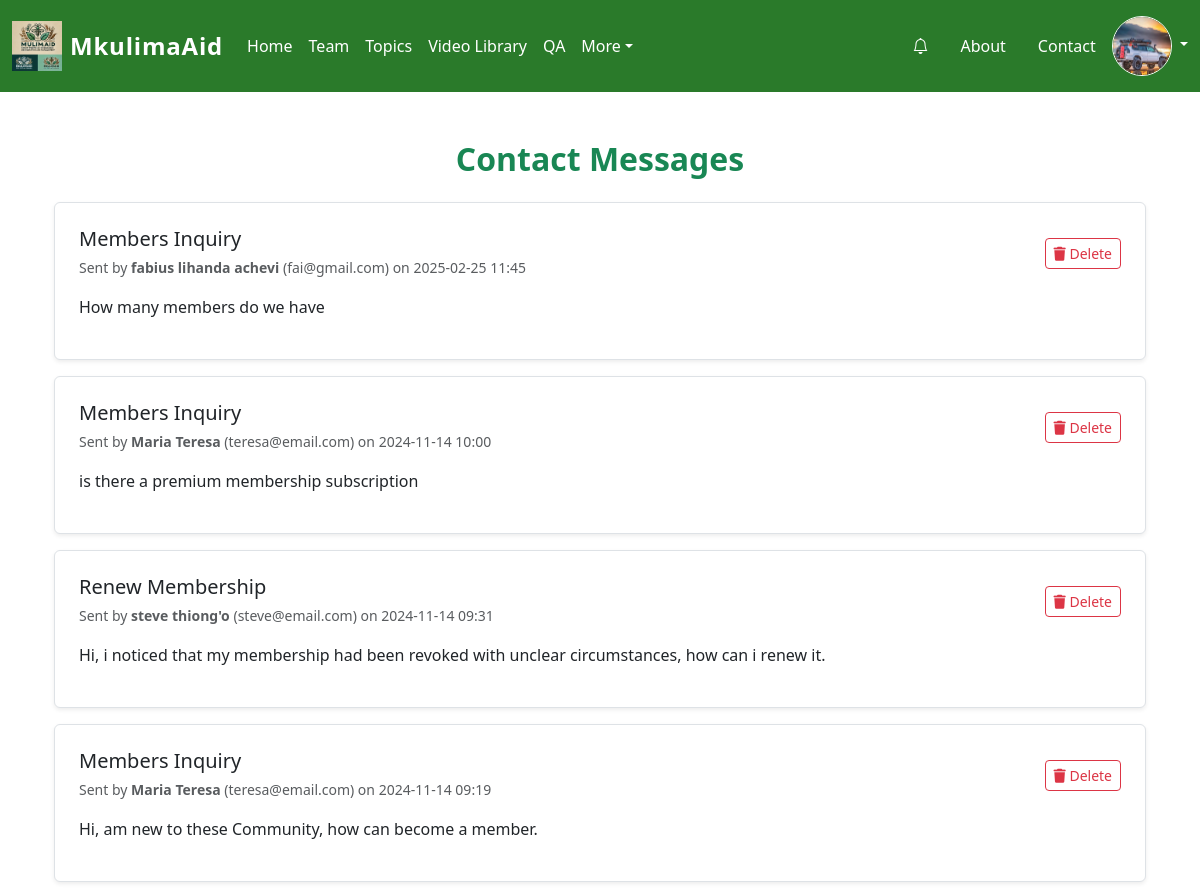
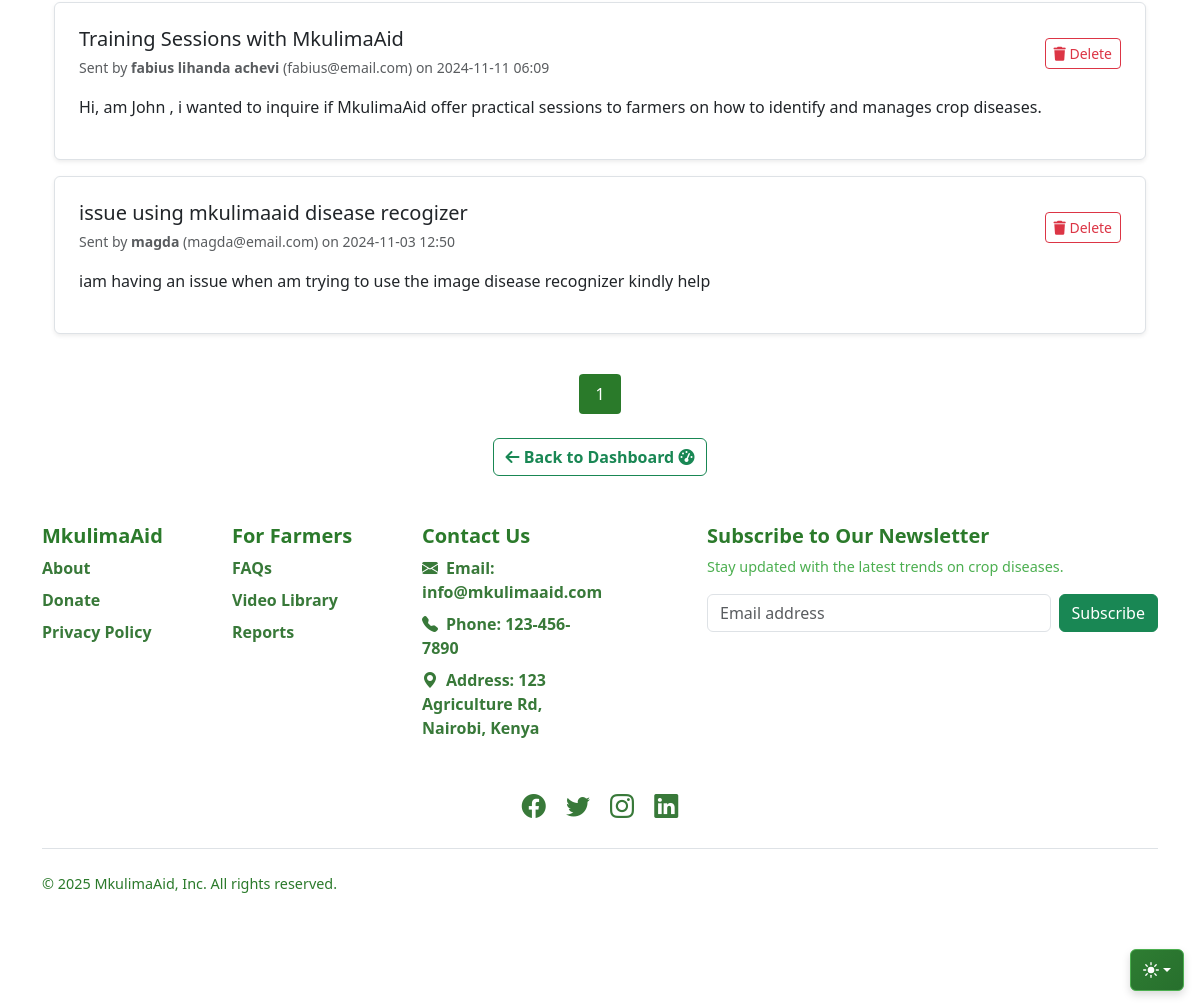
Page /dashboard/messages (signed in) on the committed database (2 pictures, top to bottom).
### mkulimaaid/models.py (models this page shows, shortened)
class Settings(db.Model):
    id = db.Column(db.Integer, primary_key=True)
    site_title = db.Column(db.String(100), nullable=False, default="MkulimaAid")
    site_logo = db.Column(db.String(100), nullable=True)  # Store logo file path
    contact_email = db.Column(db.String(100), nullable=False, default="info@mkulimaaid.com")
    contact_phone = db.Column(db.String(20), nullable=False, default="123-456-7890")
    address = db.Column(db.Text, nullable=True, default="123 Main St, City, Country")
    maintenance_mode = db.Column(db.Boolean, default=False)

class User(UserMixin, db.Model):  # Use db.Model for SQLAlchemy models
    __tablename__ = 'users'
    id = db.Column(db.Integer, primary_key=True)
    fullname = db.Column(db.String(100), nullable=False)
    username = db.Column(db.String(50), nullable=False, unique=True)
    email = db.Column(db.String(120), nullable=False, unique=True)
    phone = db.Column(db.String(20), nullable=False)
    password = db.Column(db.String(60), nullable=False)
    is_admin = db.Column(db.Boolean, default=False)
    avatar = db.Column(db.String(100), nullable=True)
    date_joined = db.Column(db.DateTime, default=datetime.utcnow)
    farmers = db.relationship('Farmer', backref='user', lazy=True)
    contact_messages = db.relationship('ContactMessage', backref='user', lazy=True)

class ContactMessage(db.Model):
    id = db.Column(db.Integer, primary_key=True)
    name = db.Column(db.String(100), nullable=False)
    email = db.Column(db.String(120), nullable=False)
    subject = db.Column(db.String(150), nullable=False)
    message = db.Column(db.Text, nullable=False)
    date_sent = db.Column(db.DateTime, default=datetime.utcnow)
    seen = db.Column(db.Boolean, default=False)
    user_id = db.Column(db.Integer, db.ForeignKey('users.id'), nullable=False)  # Foreign key to User

### mkulimaaid/routes.py (the view)
@main.route('/dashboard/messages', methods=['GET'])
@login_required
@admin_required
def view_messages():
    page = request.args.get('page', 1, type=int)
    messages = ContactMessage.query.order_by(ContactMessage.date_sent.desc()).paginate(page=page, per_page=10)
    form = DeleteForm()
    farmers_form = FarmersForm()
    notification_form = NotificationForm()
    for message in messages.items:  # Ensure you're iterating over messages.items
        if not message.seen:
            message.seen = True
    db.session.commit()  # Save changes to the database
    unread_count = 0
    return render_template(
        'messages.html',
        messages=messages,
        form=form,
        unread_count=unread_count,
        farmers_form=farmers_form,
        notification_form=notification_form,
    )

### mkulimaaid/templates/messages.html (shortened to what this page needs)
{% extends 'base.html' %}
{% block content %}
<div class="container mt-5">
    <h2 class="text-center mb-4 text-success fw-bold">Contact Messages</h2>
    {% if messages.items %}
        <div class="list-group">
            {% for message in messages.items %}
                <div class="list-group-item list-group-item-action mb-3 shadow-sm p-4 rounded">
                    <div class="d-flex justify-content-between align-items-center">
                        <div>
                            <h5 class="mb-1">{{ message.subject }}</h5>
                            <small class="text-muted">Sent by <strong>{{ message.name }}</strong> ({{ message.email }}) on {{ message.date_sent.strftime('%Y-%m-%d %H:%M') }}</small>
                        </div>
                        <button class="btn btn-outline-danger btn-sm" data-bs-toggle="modal" data-bs-target="#deleteModal{{ message.id }}"> <i class="fas fa-trash"></i> Delete</button>
                    </div>
                    <p class="mt-3">{{ message.message }}</p>
                </div>
            {% endfor %}
        </div>
        {% else %}
            <p class="text-center text-muted">No messages yet.</p>
        {% endif %}
        <div class="pagination justify-content-center mt-4">
            {% for page_num in messages.iter_pages(left_edge=1, right_edge=1, left_current=2, right_current=2) %}
                {% if page_num %}
                    {% if page_num == messages.page %}
                      <span style="background-color: #2a7a2a; color: white; padding: 8px 16px; margin: 0 4px; border-radius: 4px;">
                          {{ page_num }}
                      </span>
                    {% endif %}
                {% else %}
                <span class="mx-1">…</span>
                {% endif %}
            {% endfor %}
        </div>
        <div class="text-center mt-4">
          <a href="{{ url_for('main.dashboard') }}" class="btn btn-outline-success fw-bold">
              <i class="fas fa-arrow-left"></i> Back to Dashboard <i class="fas fa-tachometer-alt"></i>
          </a>
        </div>
</div>
{% endblock %}

### mkulimaaid/templates/base.html (shortened to what this page needs)
<!DOCTYPE html>
<html lang="en">
  <head>
    <link rel="stylesheet" href="{{ url_for('static', filename='css/styles.css') }}" />
    <link rel="stylesheet" href="https://cdn.datatables.net/1.13.6/css/jquery.dataTables.min.css">
    <link
      href="https://cdn.jsdelivr.net/npm/bootstrap@5.3.3/dist/css/bootstrap.min.css"
      rel="stylesheet"
    />
    <link
      href="https://cdnjs.cloudflare.com/ajax/libs/bootstrap-icons/1.5.0/font/bootstrap-icons.min.css"
      rel="stylesheet"
    />
    <link rel="stylesheet" href="https://unpkg.com/flickity@2/dist/flickity.min.css" />
    <link rel="stylesheet" href="https://cdnjs.cloudflare.com/ajax/libs/font-awesome/6.0.0-beta3/css/all.min.css">
    <link rel="stylesheet" href="https://unpkg.com/leaflet@1.9.4/dist/leaflet.css" />
  </head>
  <body>
      <div class="container">
      <nav class="navbar navbar-expand-lg bg-green navbar-dark py-3 ">
        <div class="container-fluid">
          <a class="navbar-brand d-flex align-items-center" href="{{ url_for('main.upload') }}">
            <img src="{{ url_for('static', filename='images/' + g.settings.site_logo) if g.settings.site_logo else url_for('static', filename='logo.png') }}" alt="Site Logo" class="site-logo me-2" style="height: 50px;" />
            <span class="site-title text-white">{{ g.settings.site_title or "MkulimaAid" }}</span>
          </a>
          <div class="collapse navbar-collapse" id="navbarSupportedContent">
            <ul class="navbar-nav me-auto mb-2 mb-lg-0">
              <li class="nav-item">
                <a class="nav-link text-white" href="{{ url_for('main.upload') }}">Home</a>
              </li>
              <li class="nav-item">
                <a class="nav-link text-white" href="/team">Team</a>
              </li>
              <li>
                <a class="nav-link text-white" href="/topics">Topics</a>
              </li>
              <li>
                <a class="nav-link text-white" href="/videos">Video Library</a>
              </li>
              <li>
                  <a class="nav-link text-white" href="/forum">QA</a>
              </li>
              <li class="nav-item dropdown">
                <a class="nav-link dropdown-toggle text-white" href="#" role="button" data-bs-toggle="dropdown" aria-expanded="false">More</a>
              </li>
            </ul>
                <div class="d-flex align-items-center">
                    <ul class="nav">
                        <li>
                            <a href="/notifications" class="nav-link text-white position-relative">
                                <i class="bi bi-bell"></i>
                            </a>
                        </li>
                        <li><a href="/about" class="nav-link text-white">About</a></li>
                        <li><a href="/contact" class="nav-link text-white">Contact</a></li>
                    </ul>
                </div>
              <div class="dropdown">
                <a href="#" class="d-block text-white text-decoration-none dropdown-toggle" data-bs-toggle="dropdown" aria-expanded="false">
                  <img src="{{ url_for('static', filename='uploads/' + current_user.avatar) if current_user.avatar else url_for('static', filename='images/default.png') }}" alt="Profile" width="40" height="40" class="rounded-circle border border-light">
                </a>
              </div>
            </div>
          </div>
        </div>
    <div class="dropdown position-fixed bottom-0 end-0 mb-3 me-3 bd-mode-toggle">
        <button class="btn btn-bd-primary py-2 dropdown-toggle d-flex align-items-center" id="bd-theme" type="button" aria-expanded="false" data-bs-toggle="dropdown" aria-label="Toggle theme (auto)">
            <svg class="bi my-1 theme-icon-active" width="1em" height="1em">
                <use href="#circle-half"></use>
            </svg>
        </button>
    </div>
      <div class="container">{% block content %}{% endblock %}</div>
      <div class="container">
        <footer class="footer py-5">
            <div class="row">
                <div class="col-6 col-md-2 mb-3">
                    <h5 class="footer-title">MkulimaAid</h5>
                    <ul class="nav flex-column">
                        <li class="nav-item mb-2">
                            <a href="/about" class="footer-link">About</a>
                        </li>
                        <li class="nav-item mb-2">
                            <a href="/donate" class="footer-link">Donate</a>
                        </li>
                        <li class="nav-item mb-2">
                            <a href="/privacy-policy" class="footer-link">Privacy Policy</a>
                        </li>
                    </ul>
                </div>
                <div class="col-6 col-md-2 mb-3">
                    <h5 class="footer-title">For Farmers</h5>
                    <ul class="nav flex-column">
                        <li class="nav-item mb-2">
                            <a href="/faqs" class="footer-link">FAQs</a>
                        </li>
                        <li class="nav-item mb-2">
                            <a href="{{ url_for('main.videos') }}" class="footer-link">Video Library</a>
                        </li>
                        <li class="nav-item mb-2">
                            <a href="{{ url_for('main.homepage_reports') }}" class="footer-link">Reports</a>
                        </li>
                    </ul>
                </div>
                <div class="col-6 col-md-2 mb-3">
                    <h5 class="footer-title">Contact Us</h5>
                    <ul class="nav flex-column">
                        <li class="nav-item mb-2">
                            <a href="mailto:{{ g.settings.contact_email }}" class="footer-link">
                                <i class="bi bi-envelope-fill me-2"></i>Email: {{ g.settings.contact_email }}
                            </a>
                        </li>
                        <li class="nav-item mb-2">
                            <a href="tel:{{ g.settings.contact_phone }}" class="footer-link">
                                <i class="bi bi-telephone-fill me-2"></i>Phone: {{ g.settings.contact_phone }}
                            </a>
                        </li>
                        <li class="nav-item mb-2">
                            <span class="footer-link">
                                <i class="bi bi-geo-alt-fill me-2"></i>Address: {{ g.settings.address }}
                            </span>
                        </li>
                    </ul>
                </div>
                <div class="col-md-5 offset-md-1 mb-3">
                    <form method="POST" action="{{ url_for('main.subscribe') }}">
                        <h5 class="footer-title">Subscribe to Our Newsletter</h5>
                        <p class="footer-subtext">Stay updated with the latest trends on crop diseases.</p>
                        <div class="d-flex flex-column flex-sm-row w-100 gap-2">
                            <input
                                id="newsletter1"
                                type="email"
                                name="email"
                                class="form-control"
                                placeholder="Email address"
                                required
                            />
                            <button class="btn btn-success" type="submit">Subscribe</button>
                        </div>
                    </form>
                </div>
            </div>
            <div class="row mt-4 text-center">
                <div class="col">
                    <a href="#" class="social-link me-3"><i class="bi bi-facebook"></i></a>
                    <a href="#" class="social-link me-3"><i class="bi bi-twitter"></i></a>
                    <a href="#" class="social-link me-3"><i class="bi bi-instagram"></i></a>
                    <a href="#" class="social-link"><i class="bi bi-linkedin"></i></a>
                </div>
            </div>
            <div class="d-flex flex-column flex-sm-row justify-content-between py-4 my-4 border-top">
                <p class="footer-rights">&copy; 2025 MkulimaAid, Inc. All rights reserved.</p>
            </div>
        </footer>
    </div>
  </body>
</html>

### rows in the picture
Settings: site_logo (picture), settings "MkulimaAid", settings.contact_email "info@mkulimaaid.com", settings.contact_phone "123-456-7890", settings.address "123 Agriculture Rd, Nairobi, Kenya"
User: avatar (picture)
ContactMessage: subject "Members Inquiry", name "fabius lihanda achevi", email "fai@gmail.com", date_sent "2025-02-25 11:45", message "How many members do we have"
ContactMessage: subject "Members Inquiry", name "Maria Teresa", email "teresa@email.com", date_sent "2024-11-14 10:00", message "is there a premium membership subscription"
ContactMessage: subject "Renew Membership", name "steve thiong'o", email "steve@email.com", date_sent "2024-11-14 09:31", message "Hi, i noticed that my membership had been revoked with unclear circumstances, how can i renew it."
ContactMessage: subject "Members Inquiry", name "Maria Teresa", email "teresa@email.com", date_sent "2024-11-14 09:19", message "Hi, am new to these Community, how can become a member."
ContactMessage: subject "Training Sessions with MkulimaAid", name "fabius lihanda achevi", email "fabius@email.com", date_sent "2024-11-11 06:09", message "Hi, am John , i wanted to inquire if MkulimaAid offer practical sessions to farmers on how to identify and manages crop diseases."
ContactMessage: subject "issue using mkulimaaid disease recogizer", name "magda", email "magda@email.com", date_sent "2024-11-03 12:50", message "iam having an issue when am trying to use the image disease recognizer kindly help"

### other values in the picture
{{ page_num }} "1"
